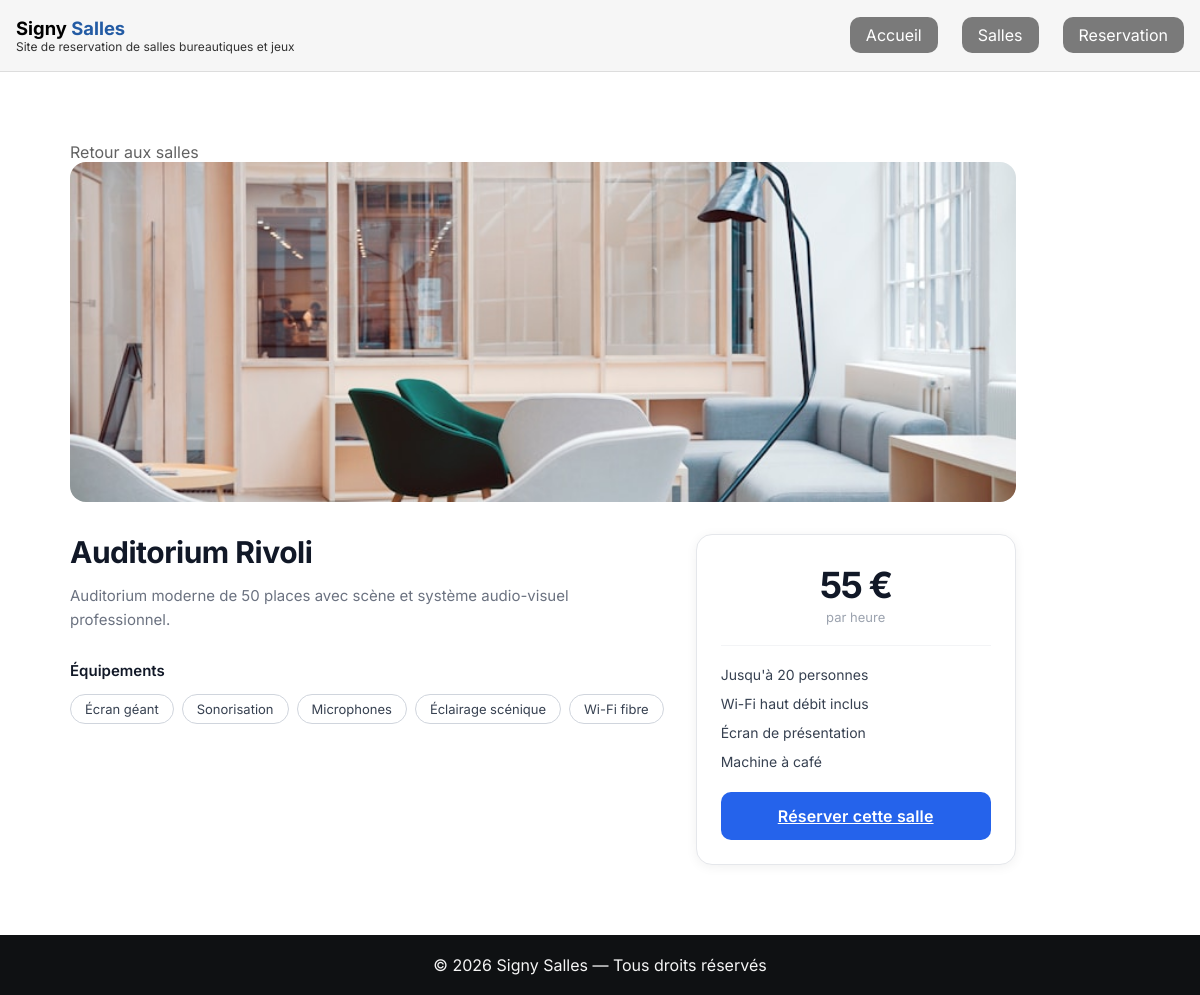
Screenshot of /DetailSalle.php?id=3 with the database file from the repository.
### tables this page shows
CREATE TABLE `salle` (
    `id_salle` INT(11) NOT NULL AUTO_INCREMENT,
    `nom` VARCHAR(100) NOT NULL,
    `capacite` INT(11) NOT NULL,
    `prix` DECIMAL(10,2) NOT NULL,
    `description` TEXT,
    `equipements` TEXT,
    `image` VARCHAR(255),
    `disponibilité` TINYINT(1) DEFAULT 1,
    PRIMARY KEY (`id_salle`)
);

### DetailSalle.php (the view, shortened to what this page needs)
<?php
require_once 'config/database.php';
$id = intval($_GET['id'] ?? 0);
$stmt = $pdo->prepare('SELECT * FROM salle WHERE id_salle = ?');
$stmt->execute([$id]);
$salle = $stmt->fetch(PDO::FETCH_ASSOC);
$equipements = explode(',', $salle['equipements']);
require_once 'config/header.php';
?>
<main>
    <section>
        <div class="container2">
            <div class="page">
                <a href="Salle.php" class="return">Retour aux salles</a>
                <div class="hero">
                    <img src="Img/<?= htmlspecialchars($salle['image']) ?>"
                         alt="<?= htmlspecialchars($salle['nom']) ?>"
                         onerror="this.parentElement.innerHTML='<div class=hero-placeholder><span>Photo de la salle</span></div>'">
                </div>
                <div class="content-row">
                    <div class="left-col">
                        <h1><?= htmlspecialchars($salle['nom']) ?></h1>
                        <p class="description">
                            <?= htmlspecialchars($salle['description']) ?>
                        </p>
                        <div class="equipements-title">Équipements</div>
                        <div class="tags">
                            <?php foreach ($equipements as $eq) : ?>
                                <span class="tag"><?= htmlspecialchars(trim($eq)) ?></span>
                            <?php endforeach; ?>
                        </div>
                    </div>
                    <div class="booking-card">
                        <div class="price-block">
                            <div class="price"><?= number_format($salle['prix'], 0) ?>&nbsp;€</div>
                            <div class="price-unit">par heure</div>
                        </div>
                        <ul class="amenities">
                            <li class="amenity">Jusqu'à <?= (int)$salle['capacite'] ?> personnes</li>
                            <li class="amenity">Wi-Fi haut débit inclus</li>
                            <li class="amenity">Écran de présentation</li>
                            <li class="amenity">Machine à café</li>
                        </ul>
                        <a href="Reservation.php?id=<?= (int)$salle['id_salle'] ?>" class="btn-reserve">
                            Réserver cette salle
                        </a>
                    </div>
                </div>
            </div>
        </div>
    </section>
</main>
<?php require_once 'config/footer.php'; ?>

### css/DetailSalle.css (style rules this page uses)
* { box-sizing: border-box; margin: 0; padding: 0; font-family: 'Inter', sans-serif; }
.container2 { max-width: 1200px; margin: 0 auto; padding: 70px ; display: flex; }
.hero { width: 100%; height: 340px; border-radius: 16px; overflow: hidden; background: #c9cdd4; margin-bottom: 32px; }
.hero img { width: 100%; height: 100%; object-fit: cover; display: block; }
.content-row { display: grid; grid-template-columns: 1fr 320px; gap: 32px; align-items: start; }
.return { text-decoration: none; color: rgb(32, 32, 32); opacity: 0.7; transition: all 100ms linear; }
h1 { font-size: 30px; font-weight: 700; letter-spacing: -.5px; color: #111827; margin-bottom: 14px; line-height: 1.2; }
.description { font-size: 15px; line-height: 1.65; color: #6b7280; margin-bottom: 28px; max-width: 560px; }
.equipements-title { font-size: 15px; font-weight: 600; color: #111827; margin-bottom: 14px; }
.tags { display: flex; flex-wrap: wrap; gap: 8px; }
.tag { border: 1px solid #d0d5dd; border-radius: 20px; font-size: 13px; font-weight: 400; color: #374151; padding: 6px 14px; background: #fff; white-space: nowrap; }
.booking-card { background: #fff; border-radius: 16px; border: 1px solid #e5e7eb; padding: 28px 24px 24px; box-shadow: 0 2px 12px rgba(0,0,0,.06); position: sticky; top: 24px; }
.price-block { text-align: center; margin-bottom: 20px; }
.price { font-size: 36px; font-weight: 700; color: #111827; letter-spacing: -1.5px; }
.price-unit { font-size: 13px; color: #9ca3af; margin-top: 2px; }
.amenities { display: flex; flex-direction: column; gap: 12px; margin-bottom: 22px; border-top: 1px solid #f3f4f6; padding-top: 20px; }
.amenity { display: flex; align-items: center; gap: 10px; font-size: 14px; color: #374151; }
.btn-reserve { display: block; width: 100%; background: #2563eb; color: #fff; font-size: clamp(0.75, 1.30vw 1.5rem); font-weight: 600; border: none; border-radius: 10px; padding: 14px; cursor: pointer; transition: background .2s, transform .1s; transition: all 200ms linear; text-align: center; letter-spacing: .01em; }

### rows the page displays
salle: image (picture), nom "Auditorium Rivoli", description "Auditorium moderne de 50 places avec scène et système audio-visuel professionnel.", equipements "Écran géant", equipements "Sonorisation", equipements "Microphones", equipements "Éclairage scénique", equipements "Wi-Fi fibre", prix "55", capacite "20"
